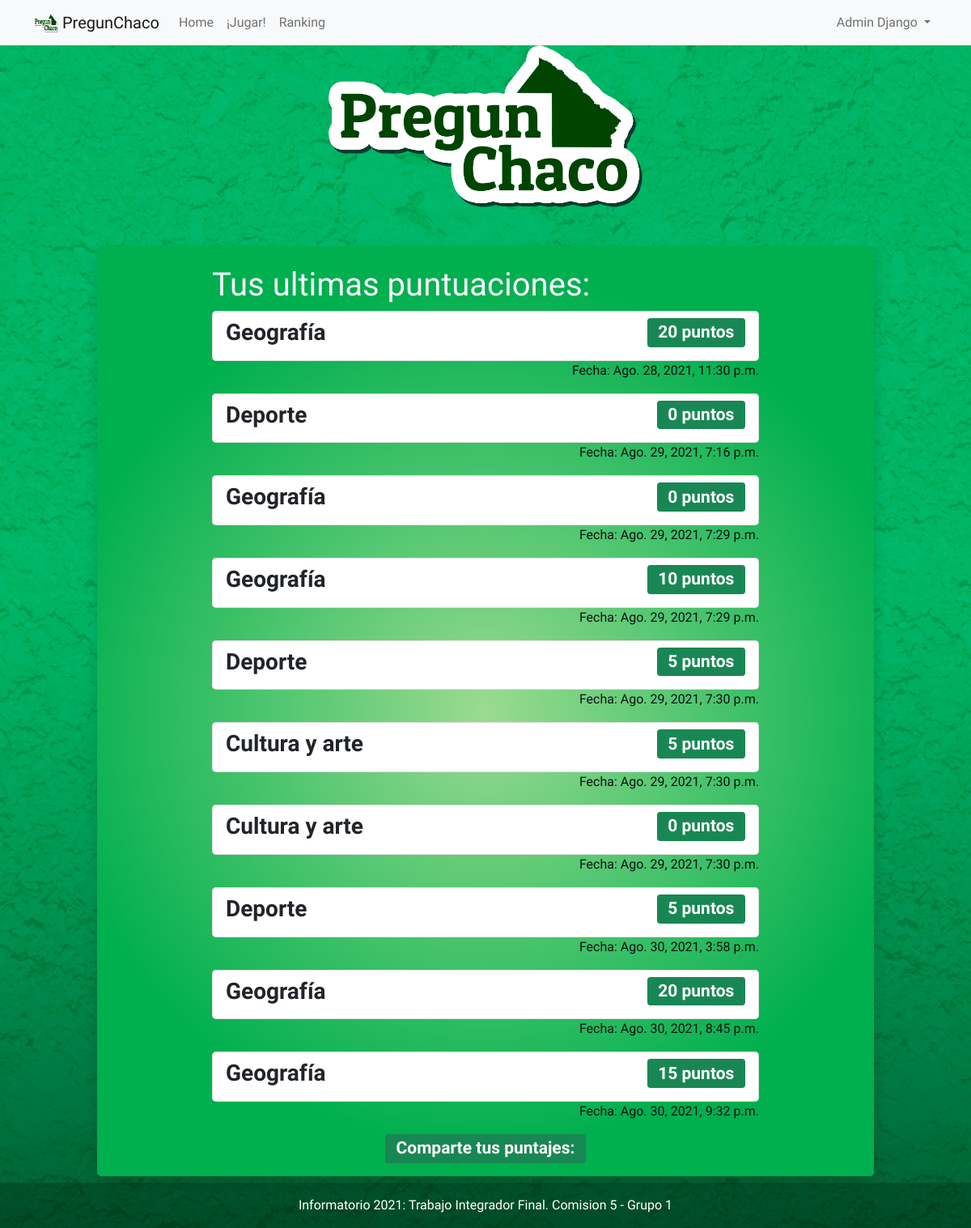
/puntaje (signed in), run on an earlier commit of the app's database.
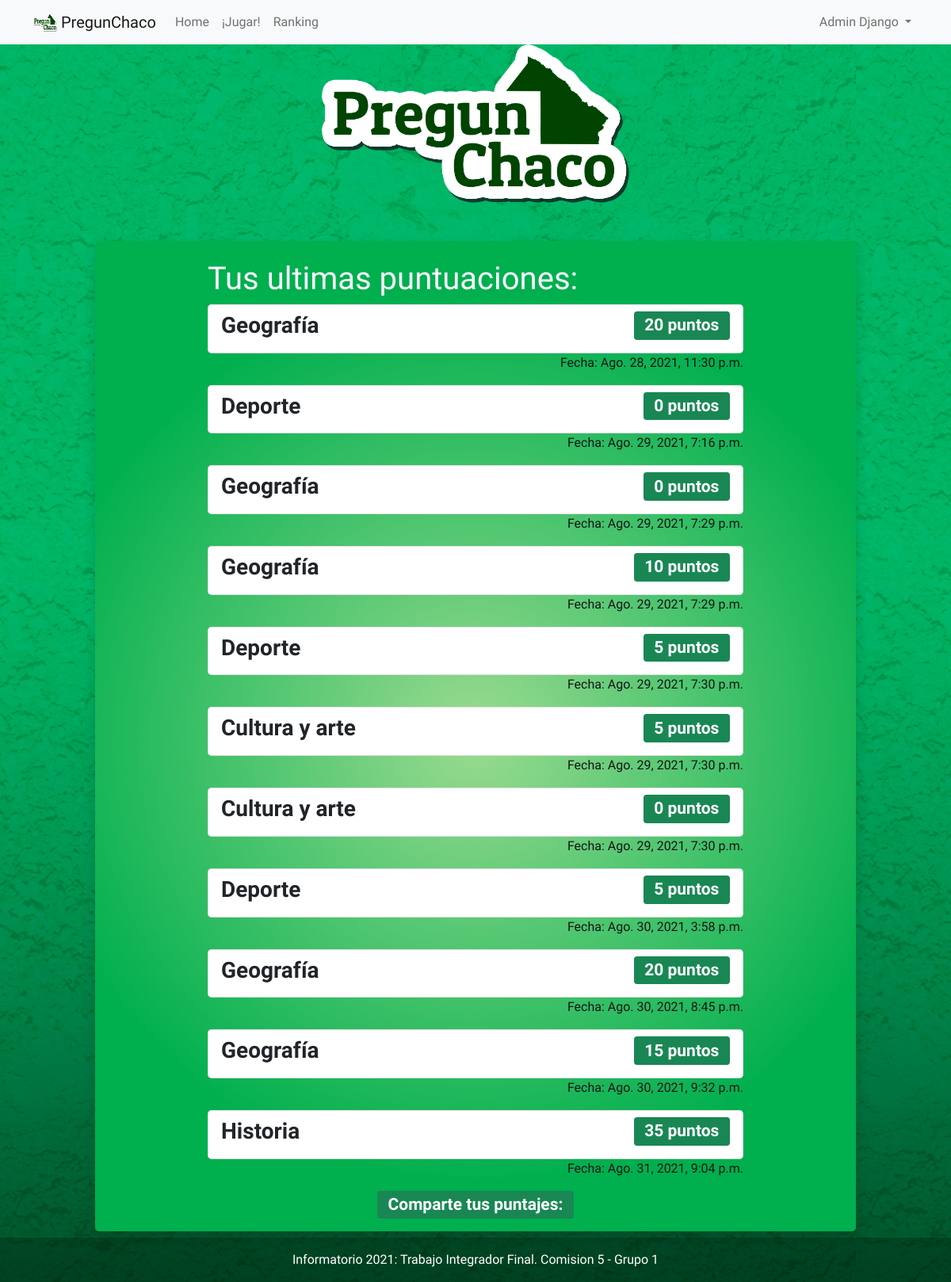
And on a later commit of the database.
### apps/resultado/models.py (models this page shows, shortened)
class Puntaje(models.Model):
    categoria = models.CharField(max_length=20)
    user = models.ForeignKey(User, on_delete=models.CASCADE)
    puntaje = models.IntegerField()
    update = models.DateTimeField(auto_now_add=True)

### apps/resultado/views.py (the view)
# urls.py: path('puntaje',view_puntaje, name="puntaje"),
@login_required(login_url='/login')
def view_puntaje(request):
    user = request.user
    puntaje = Puntaje.objects.filter(user=user)
    context ={
        'puntaje' :puntaje,
    }
    return render(request,'puntajes/puntaje.html', context)

### templates/puntajes/puntaje.html (shortened to what this page needs)
{% extends 'base.html' %} {% block content%}
<div class="container mt-3" style="width: 700px;">
    <h1 style="color:ghostwhite">
        Tus ultimas puntuaciones:
    </h1>
    <ul class="list-group">
        {% for p in puntaje%}
        <li class="list-group-item
                           d-flex
                           justify-content-between
                           align-items-center
                           rounded-3">
            <h3><strong>{{p.categoria}}</strong></h3>
            <h3><span class="badge bg-success">
                {{p.puntaje}} puntos
            </span></h3>
        </li>
        <p style="text-align: end">Fecha: {{p.update}}</p>
        {% endfor %}
    </ul>
</div>
<head>
</head>
<h3><span class="badge bg-success">
    Comparte tus puntajes:
</span></h3>
<body>
</body>
</html>
{%endblock%}

What changed in the data, as far as the page shows it:
added Puntaje: categoria "Historia", puntaje "35", update "Ago. 31, 2021, 9:04 p.m."
